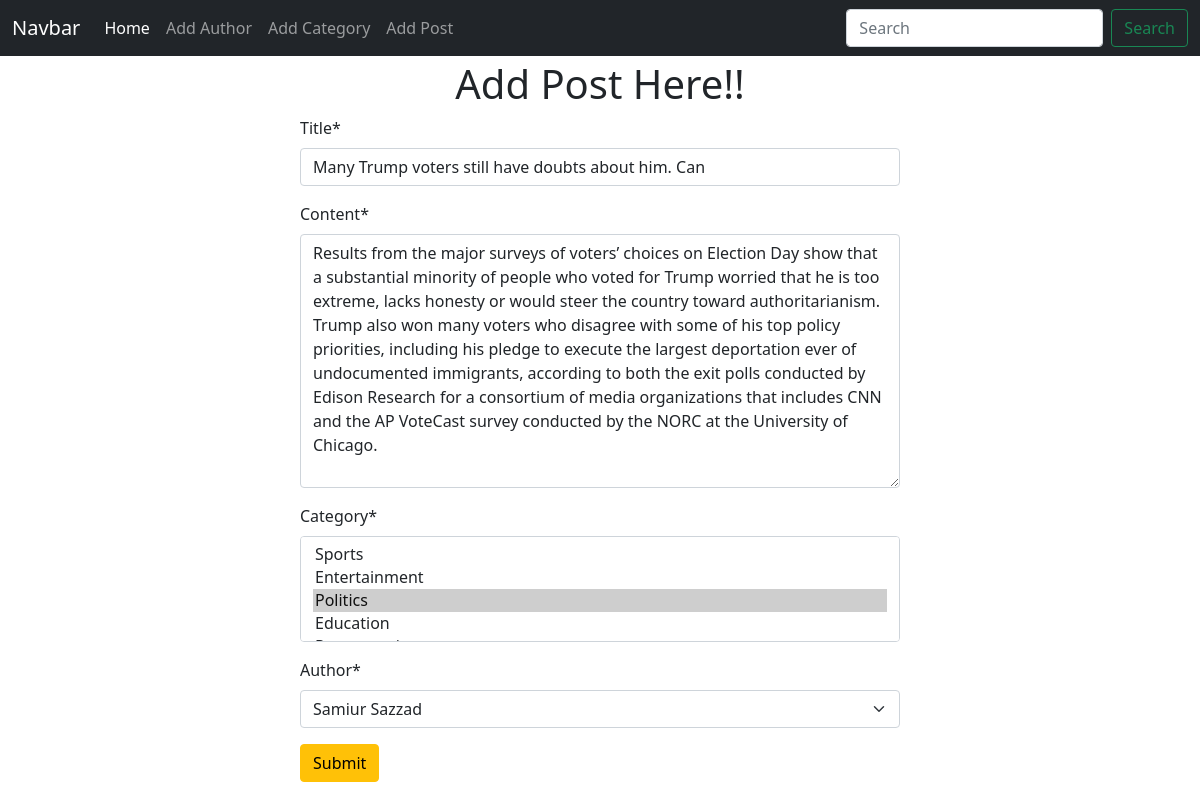
/post/edit/4, run on the app's committed database.
### posts/models.py (models this page shows, shortened)
class Post(models.Model):
    title = models.CharField(max_length=50)
    content = models.TextField()
    category = models.ManyToManyField(Category)
    author = models.ForeignKey(Author, on_delete=models.CASCADE)

### posts/views.py (the view)
# urls.py: path("edit/<int:id>", views.edit_post, name="edit_post"),
def edit_post(request, id):
    post = models.Post.objects.get(pk=id)
    post_form = forms.PostForm(instance=post)
    if request.method == "POST":
        post_form = forms.PostForm(request.POST, instance=post)
        if post_form.is_valid():
            post_form.save()
            return redirect("homepage")
    return render(request, "add_post.html", {"form": post_form})

### posts/forms.py
class PostForm(forms.ModelForm):
    class Meta:
        model = Post
        fields = "__all__"

### author/models.py (called while the page is built)
    def __str__(self):
        return self.name

### categories/models.py (called while the page is built)
    def __str__(self):
        return self.name

### posts/templates/add_post.html
{% extends "base.html" %} {% block content %} {% load crispy_forms_tags %}
<h1 class="mt-1 text-center">Add Post Here!!</h1>
<form style="width: 50%; margin: auto" method="post">
  {% csrf_token %} {{form | crispy}}
  <button class="btn btn-warning">Submit</button>
</form>
{% endblock content %}

### data on the page
Post: title "Many Trump voters still have doubts about him. Can", content "Results from the major surveys of voters’ choices on Election Day show that a substantial minority of people who voted for Trump worried that he is too extreme, lacks honesty or would steer the country toward authoritarianism. Trump also won many voters who disagree with some of his top policy priorities, including his pledge to execute the largest deportation ever of undocumented immigrants, according to both the exit polls conducted by Edison Research for a consortium of media organizations that includes CNN and the AP VoteCast survey conducted by the NORC at the University of Chicago.", author "Samiur Sazzad"
